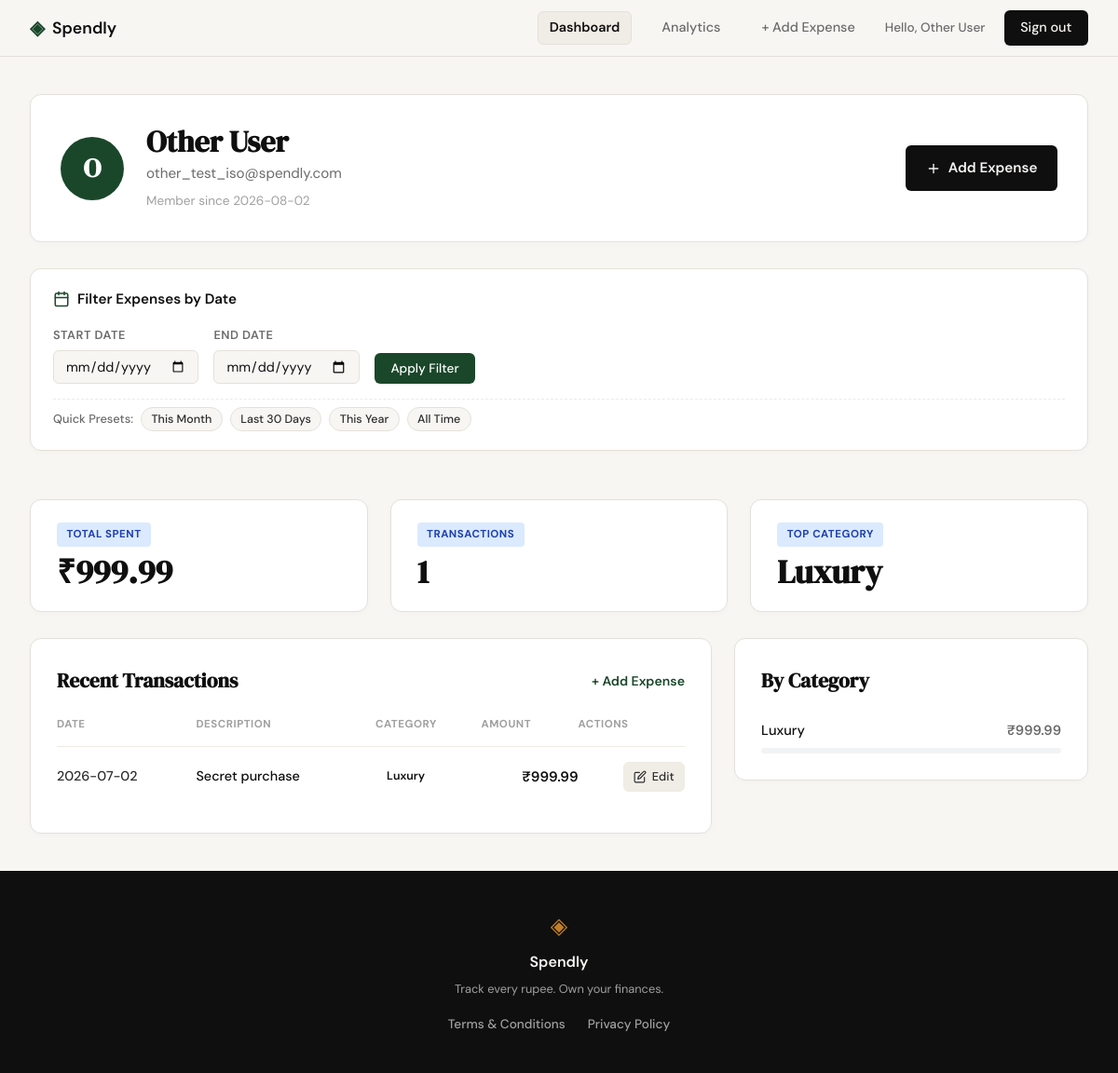
Screenshot of /profile (signed in) with the database file from the repository.
### tables this page shows
CREATE TABLE users (
            id INTEGER PRIMARY KEY AUTOINCREMENT,
            name TEXT NOT NULL,
            email TEXT UNIQUE NOT NULL,
            password_hash TEXT NOT NULL,
            created_at TEXT DEFAULT (datetime('now'))
        );

CREATE TABLE expenses (
            id INTEGER PRIMARY KEY AUTOINCREMENT,
            user_id INTEGER NOT NULL,
            amount REAL NOT NULL,
            category TEXT NOT NULL,
            date TEXT NOT NULL,
            description TEXT,
            created_at TEXT DEFAULT (datetime('now')),
            FOREIGN KEY (user_id) REFERENCES users(id) ON DELETE CASCADE
        );

### app.py (the view)
@app.route("/profile")
def profile():
    user_id = session.get("user_id")
    if not user_id:
        flash("Please log in to access your profile.", "warning")
        return redirect(url_for("login"))
    user = get_user_by_id(user_id)
    if not user:
        session.clear()
        flash("User account not found. Please log in again.", "warning")
        return redirect(url_for("login"))
    raw_start = request.args.get("start_date", "").strip()
    raw_end = request.args.get("end_date", "").strip()
    start_date = raw_start if is_valid_date(raw_start) else None
    end_date = raw_end if is_valid_date(raw_end) else None
    if raw_start and not start_date:
        flash("Invalid start date format. Please use YYYY-MM-DD.", "warning")
    if raw_end and not end_date:
        flash("Invalid end date format. Please use YYYY-MM-DD.", "warning")
    if start_date and end_date and start_date > end_date:
        start_date, end_date = end_date, start_date
        flash("Start date was after end date. Range was automatically adjusted.", "info")
    limit = 50 if (start_date or end_date) else 10
    stats = get_user_profile_stats(user_id, start_date=start_date, end_date=end_date)
    category_expenses = get_user_category_expenses(user_id, start_date=start_date, end_date=end_date)
    recent_transactions = get_user_recent_transactions(user_id, limit=limit, start_date=start_date, end_date=end_date)
    return render_template(
        "profile.html",
        user=user,
        stats=stats,
        category_expenses=category_expenses,
        recent_transactions=recent_transactions,
        start_date=start_date or "",
        end_date=end_date or "",
    )

### app.py (called while the page is built)
def is_valid_date(date_str):
    if not date_str:
        return False
    try:
        datetime.strptime(date_str, "%Y-%m-%d")
        return True
    except ValueError:
        return False

### database/db.py (called while the page is built)
def get_db():
    conn = sqlite3.connect(DB_PATH)
    conn.row_factory = sqlite3.Row
    conn.execute("PRAGMA foreign_keys = ON;")
    return conn

def get_user_by_id(user_id):
    conn = get_db()
    cursor = conn.cursor()
    cursor.execute("SELECT id, name, email, created_at FROM users WHERE id = ?;", (user_id,))
    user = cursor.fetchone()
    conn.close()
    return user

def _build_user_date_where(user_id, start_date=None, end_date=None):
    query_where = ["user_id = ?"]
    params = [user_id]
    if start_date:
        query_where.append("date >= ?")
        params.append(start_date)
    if end_date:
        query_where.append("date <= ?")
        params.append(end_date)
    where_clause = " AND ".join(query_where)
    return where_clause, params

def get_user_category_expenses(user_id, start_date=None, end_date=None):
    conn = get_db()
    cursor = conn.cursor()
    where_clause, params = _build_user_date_where(user_id, start_date, end_date)
    cursor.execute(
        f"""
        SELECT
            category,
            COUNT(*) as item_count,
            COALESCE(SUM(amount), 0.0) as category_total
        FROM expenses
        WHERE {where_clause}
        GROUP BY category
        ORDER BY category_total DESC;
        """,
        params,
    )
    categories = cursor.fetchall()
    conn.close()
    return categories

def get_user_recent_transactions(user_id, limit=10, start_date=None, end_date=None):
    conn = get_db()
    cursor = conn.cursor()
    where_clause, params = _build_user_date_where(user_id, start_date, end_date)
    params_with_limit = params + [limit]
    cursor.execute(
        f"""
        SELECT id, amount, category, date, description
        FROM expenses
        WHERE {where_clause}
        ORDER BY date DESC, id DESC
        LIMIT ?;
        """,
        params_with_limit,
    )
    transactions = cursor.fetchall()
    conn.close()
    return transactions

### templates/profile.html (shortened to what this page needs)
{% extends "base.html" %}
{% block content %}
<section class="profile-dashboard-section">
    <div class="profile-dashboard-container">
        <div class="user-profile-header-card">
            <div class="user-profile-info-group">
                <div class="user-avatar-circle">
                    <span>{{ user['name'][0].upper() if user['name'] else 'U' }}</span>
                </div>
                <div class="user-identity-details">
                    <h1 class="user-display-name">{{ user['name'] }}</h1>
                    <p class="user-display-email">{{ user['email'] }}</p>
                    <p class="user-member-since">Member since {{ user['created_at'].split(' ')[0] if user['created_at'] else 'Recently' }}</p>
                </div>
            </div>
            <div class="user-profile-actions">
                <a href="{{ url_for('add_expense') }}" class="btn btn-primary add-expense-cta-btn">
                    <svg width="16" height="16" viewBox="0 0 24 24" fill="none" stroke="currentColor" stroke-width="2" stroke-linecap="round" stroke-linejoin="round">
                        <line x1="12" y1="5" x2="12" y2="19"></line>
                        <line x1="5" y1="12" x2="19" y2="12"></line>
                    </svg>
                    Add Expense
                </a>
            </div>
        </div>
        <div class="dashboard-card date-filter-card">
            <form method="GET" action="{{ url_for('profile') }}" class="date-filter-form" id="dateFilterForm">
                <div class="filter-form-header">
                    <span class="filter-title">
                        Filter Expenses by Date
                    </span>
                </div>
                <div class="filter-inputs-row">
                    <div class="filter-group">
                        <label for="start_date">Start Date</label>
                        <input type="date" id="start_date" name="start_date" value="{{ start_date }}" class="date-input">
                    </div>
                    <div class="filter-group">
                        <label for="end_date">End Date</label>
                        <input type="date" id="end_date" name="end_date" value="{{ end_date }}" class="date-input">
                    </div>
                    <div class="filter-actions">
                        <button type="submit" class="btn btn-primary filter-submit-btn">Apply Filter</button>
                    </div>
                </div>
                <div class="preset-chips-row">
                    <span class="preset-label">Quick Presets:</span>
                    <button type="button" class="preset-chip" data-preset="this_month">This Month</button>
                    <button type="button" class="preset-chip" data-preset="last_30">Last 30 Days</button>
                    <button type="button" class="preset-chip" data-preset="this_year">This Year</button>
                    <button type="button" class="preset-chip" data-preset="all_time">All Time</button>
                </div>
            </form>
        </div>
        <div class="metrics-row-grid">
            <div class="metric-card">
                <span class="metric-badge">TOTAL SPENT</span>
                <div class="metric-value">₹{{ "%.2f"|format(stats['total_spent']) }}</div>
            </div>
            <div class="metric-card">
                <span class="metric-badge">TRANSACTIONS</span>
                <div class="metric-value">{{ stats['total_count'] }}</div>
            </div>
            <div class="metric-card">
                <span class="metric-badge">TOP CATEGORY</span>
                <div class="metric-value">{{ stats['top_category'] }}</div>
            </div>
        </div>
        <div class="dashboard-columns-grid">
            <div class="dashboard-card transactions-card">
                <div class="card-header-row">
                    <h2 class="card-section-title">Recent Transactions</h2>
                    <a href="{{ url_for('add_expense') }}" class="card-header-action">+ Add Expense</a>
                </div>
                {% if recent_transactions %}
                <div class="table-responsive">
                    <table class="transactions-table">
                        <thead>
                            <tr>
                                <th>DATE</th>
                                <th>DESCRIPTION</th>
                                <th>CATEGORY</th>
                                <th class="text-right">AMOUNT</th>
                                <th class="text-right">ACTIONS</th>
                            </tr>
                        </thead>
                        <tbody>
                            {% for tx in recent_transactions %}
                            <tr>
                                <td class="tx-date">{{ tx['date'] }}</td>
                                <td class="tx-desc">{{ tx['description'] or '-' }}</td>
                                <td class="tx-category">
                                    <span class="category-pill category-{{ tx['category']|lower|replace(' ', '-') }}">
                                        {{ tx['category'] }}
                                    </span>
                                </td>
                                <td class="tx-amount text-right">₹{{ "%.2f"|format(tx['amount']) }}</td>
                                <td class="tx-actions text-right">
                                    <a href="{{ url_for('edit_expense', id=tx['id']) }}" class="tx-action-link edit-link" title="Edit Expense" aria-label="Edit expense">
                                        <svg width="14" height="14" viewBox="0 0 24 24" fill="none" stroke="currentColor" stroke-width="2" stroke-linecap="round" stroke-linejoin="round">
                                            <path d="M11 4H4a2 2 0 0 0-2 2v14a2 2 0 0 0 2 2h14a2 2 0 0 0 2-2v-7"></path>
                                            <path d="M18.5 2.5a2.121 2.121 0 0 1 3 3L12 15l-4 1 1-4 9.5-9.5z"></path>
                                        </svg>
                                        <span>Edit</span>
                                    </a>
                                </td>
                            </tr>
                            {% endfor %}
                        </tbody>
                    </table>
                </div>
                {% else %}
                <p class="empty-state-text">No transactions found. <a href="{{ url_for('add_expense') }}" class="empty-state-link">+ Add Expense</a> to start tracking!</p>
                {% endif %}
            </div>
            <div class="dashboard-card categories-card">
                <h2 class="card-section-title">By Category</h2>
                {% if category_expenses %}
                <div class="by-category-list">
                    {% for cat in category_expenses %}
                    {% set pct = (cat['category_total'] / stats['total_spent'] * 100) if stats['total_spent'] > 0 else 0 %}
                    <div class="by-category-item">
                        <div class="by-category-header">
                            <span class="by-category-name">{{ cat['category'] }}</span>
                            <span class="by-category-total">₹{{ "%.2f"|format(cat['category_total']) }}</span>
                        </div>
                        <div class="category-bar-track">
                            <div class="category-bar-fill fill-{{ cat['category']|lower|replace(' ', '-') }}" style="width: {{ '%.1f'|format(pct) }}%;"></div>
                        </div>
                    </div>
                    {% endfor %}
                </div>
                {% else %}
                <p class="empty-state-text">No category spending data yet.</p>
                {% endif %}
            </div>
        </div>
    </div>
</section>
{% endblock %}

### templates/base.html (shortened to what this page needs)
<!DOCTYPE html>
<html lang="en">
<head>
    <link rel="stylesheet" href="{{ url_for('static', filename='css/style.css') }}">
</head>
<body>
    <nav class="navbar">
        <div class="nav-inner">
            <a href="{{ url_for('landing') }}" class="nav-brand">
                <span class="brand-icon">◈</span>
                <span class="brand-name">Spendly</span>
            </a>
            <div class="nav-links">
                {% if session.get('user_id') %}
                    <a href="{{ url_for('profile') }}" class="nav-link {% if request.endpoint == 'profile' %}active{% endif %}">Dashboard</a>
                    <a href="{{ url_for('analytics') }}" class="nav-link {% if request.endpoint == 'analytics' %}active{% endif %}">Analytics</a>
                    <a href="{{ url_for('add_expense') }}" class="nav-link {% if request.endpoint == 'add_expense' %}active{% endif %}">+ Add Expense</a>
                    <span class="nav-user">Hello, {{ session.get('user_name') }}</span>
                    <a href="{{ url_for('logout') }}" class="nav-cta">Sign out</a>
                {% else %}
                    <a href="{{ url_for('login') }}">Sign in</a>
                    <a href="{{ url_for('register') }}" class="nav-cta">Get started</a>
                {% endif %}
            </div>
        </div>
    </nav>
    <main class="main-content">
        {% block content %}{% endblock %}
    </main>
    <footer class="footer">
        <div class="footer-inner">
            <span class="brand-icon">◈</span>
            <span class="footer-name">Spendly</span>
            <p class="footer-copy">Track every rupee. Own your finances.</p>
            <nav aria-label="Footer Navigation" class="footer-nav">
                <ul class="footer-links">
                    <li><a href="/terms">Terms &amp; Conditions</a></li>
                    <li><a href="/privacy">Privacy Policy</a></li>
                </ul>
            </nav>
        </div>
    </footer>
</body>
</html>

### rows the page displays
users: get "Other User", name "O", name "Other User", email "other_test_iso@spendly.com", created_at "2026-08-02"
expenses: top_category "Luxury", date "2026-07-02", description "Secret purchase", category "Luxury", amount "999.99", category_total "999.99", {{ '%.1f'|format(pct) }} 100.0 (drawn)

### other values shown
{{ "%.2f"|format(stats['total_spent']) }} "999.99"
{{ stats['total_count'] }} "1"
